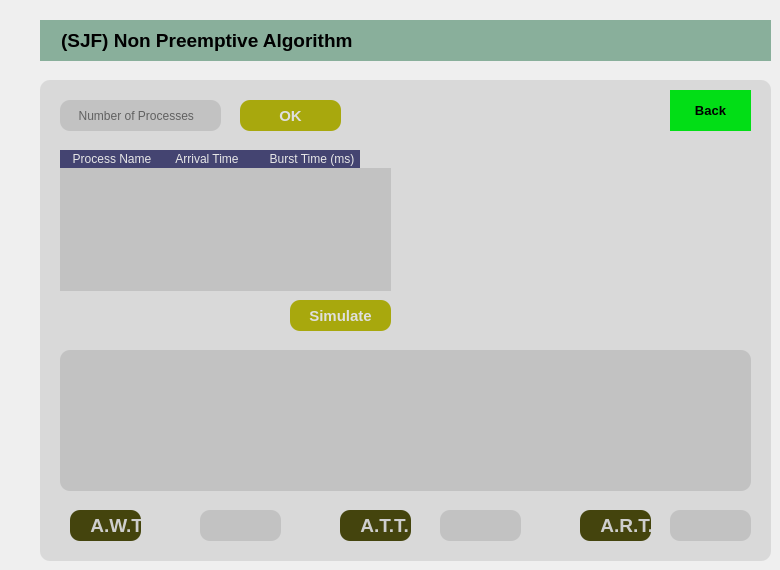
    <widget class="QWidget" name="tab_5">
     <attribute name="title">
      <string>Non Preemptive SJF</string>
     </attribute>
     <widget class="QLabel" name="label_9">
      <property name="geometry">
       <rect>
        <x>40</x>
        <y>20</y>
        <width>731</width>
        <height>41</height>
       </rect>
      </property>
      <property name="font">
       <font>
        <family>Arial</family>
        <pointsize>14</pointsize>
        <weight>75</weight>
        <bold>true</bold>
       </font>
      </property>
      <property name="styleSheet">
       <string notr="true">background-color: rgb(137, 175, 155);</string>
      </property>
      <property name="text">
       <string>    (SJF) Non Preemptive Algorithm </string>
      </property>
     </widget>
     <widget class="QGroupBox" name="groupBox_4">
      <property name="enabled">
       <bool>true</bool>
      </property>
      <property name="geometry">
       <rect>
        <x>40</x>
        <y>80</y>
        <width>731</width>
        <height>481</height>
       </rect>
      </property>
      <property name="font">
       <font>
        <pointsize>9</pointsize>
        <weight>75</weight>
        <bold>true</bold>
       </font>
      </property>
      <property name="styleSheet">
       <string notr="true">background-color: rgb(217, 217, 217);
border-radius: 10px;</string>
      </property>
      <property name="title">
       <string/>
      </property>
      <widget class="QGraphicsView" name="graphicsView_3">
       <property name="geometry">
        <rect>
         <x>20</x>
         <y>270</y>
         <width>691</width>
         <height>141</height>
        </rect>
       </property>
       <property name="styleSheet">
        <string notr="true">background-color: rgb(194, 194, 194);</string>
       </property>
      </widget>
      <widget class="QLineEdit" name="lineEdit_6">
       <property name="geometry">
        <rect>
         <x>630</x>
         <y>430</y>
         <width>81</width>
         <height>31</height>
        </rect>
       </property>
       <property name="styleSheet">
        <string notr="true">background-color: rgb(194, 194, 194);</string>
       </property>
       <property name="readOnly">
        <bool>true</bool>
       </property>
       <property name="placeholderText">
        <string/>
       </property>
      </widget>
      <widget class="QPushButton" name="pushButton_17">
       <property name="geometry">
        <rect>
         <x>630</x>
         <y>10</y>
         <width>81</width>
         <height>41</height>
        </rect>
       </property>
       <property name="font">
        <font>
         <pointsize>10</pointsize>
         <weight>75</weight>
         <bold>true</bold>
        </font>
       </property>
       <property name="styleSheet">
        <string notr="true">background-color: rgb(2, 222, 22);
border-radius:0px;
</string>
       </property>
       <property name="text">
        <string>Back</string>
       </property>
       <property name="iconSize">
        <size>
         <width>27</width>
         <height>27</height>
        </size>
       </property>
      </widget>
      <widget class="QPushButton" name="pushButton_15">
       <property name="enabled">
        <bool>true</bool>
       </property>
       <property name="geometry">
        <rect>
         <x>200</x>
         <y>20</y>
         <width>101</width>
         <height>31</height>
        </rect>
       </property>
       <property name="font">
        <font>
         <family>Arial</family>
         <pointsize>11</pointsize>
         <weight>75</weight>
         <bold>true</bold>
        </font>
       </property>
       <property name="styleSheet">
        <string notr="true">background-color: rgb(168, 168, 13);
color: rgb(223, 223, 223);</string>
       </property>
       <property name="text">
        <string>OK</string>
       </property>
       <property name="shortcut">
        <string>Return</string>
       </property>
      </widget>
      <widget class="QPushButton" name="pushButton_16">
       <property name="enabled">
        <bool>true</bool>
       </property>
       <property name="geometry">
        <rect>
         <x>250</x>
         <y>220</y>
         <width>101</width>
         <height>31</height>
        </rect>
       </property>
       <property name="font">
        <font>
         <family>Arial</family>
         <pointsize>11</pointsize>
         <weight>75</weight>
         <bold>true</bold>
        </font>
       </property>
       <property name="styleSheet">
        <string notr="true">background-color: rgb(168, 168, 13);
color: rgb(223, 223, 223);</string>
       </property>
       <property name="text">
        <string>Simulate</string>
       </property>
       <property name="shortcut">
        <string>Return</string>
       </property>
      </widget>
      <widget class="QLineEdit" name="lineEdit_5">
       <property name="geometry">
        <rect>
         <x>20</x>
         <y>20</y>
         <width>161</width>
         <height>31</height>
        </rect>
       </property>
       <property name="font">
        <font>
         <family>Arial</family>
        </font>
       </property>
       <property name="styleSheet">
        <string notr="true">background-color: rgb(194, 194, 194);</string>
       </property>
       <property name="placeholderText">
        <string>     Number of Processes</string>
       </property>
      </widget>
      <widget class="QTableWidget" name="tableWidget_5">
       <property name="geometry">
        <rect>
         <x>20</x>
         <y>70</y>
         <width>331</width>
         <height>141</height>
        </rect>
       </property>
       <property name="font">
        <font>
         <family>Arial</family>
        </font>
       </property>
       <property name="styleSheet">
        <string notr="true">QHeaderView::section  {
    background-color: rgb(68, 68, 113);
    color: rgb(231, 231, 231);
	border:rgb(68, 68, 113);;
    text-align: left;
	padding-left: 4px;
}
QTableCornerButton::section {
    background-color:rgb(68, 68, 113);
    border: 1px solid #3A3939;
    border-radius: 0px;
}

QTableView
{
	background-color: rgb(194, 194, 194);
	border-radius: 0px;
}

QTableView, QHeaderView
{
    border-radius: 0px;
	selection-background-color: rgb(194, 194, 194);
}

QTableView::item::pressed
{
    background-color: rgb(126, 126, 126);
}


QScrollBar:horizontal
{
    background-color: rgb(194, 194, 194);

}
QScrollBar:vertical
{
    background-color: rgb(194, 194, 194);

}

QTableWidget::item:hover {
	border: 1px solid #47476a;
	border-radius: 8px;
	background-color: #909090;
}


</string>
       </property>
       <property name="frameShape">
        <enum>QFrame::StyledPanel</enum>
       </property>
       <property name="autoScroll">
        <bool>false</bool>
       </property>
       <property name="horizontalScrollMode">
        <enum>QAbstractItemView::ScrollPerPixel</enum>
       </property>
       <column>
        <property name="text">
         <string>Process Name</string>
        </property>
        <property name="font">
         <font>
          <family>MS Shell Dlg 2</family>
          <pointsize>9</pointsize>
         </font>
        </property>
        <property name="textAlignment">
         <set>AlignCenter</set>
        </property>
       </column>
       <column>
        <property name="text">
         <string>Arrival Time   </string>
        </property>
        <property name="font">
         <font>
          <family>MS Shell Dlg 2</family>
          <pointsize>9</pointsize>
         </font>
        </property>
        <property name="textAlignment">
         <set>AlignCenter</set>
        </property>
       </column>
       <column>
        <property name="text">
         <string>     Burst Time (ms)     </string>
        </property>
        <property name="font">
         <font>
          <family>MS Shell Dlg 2</family>
          <pointsize>9</pointsize>
         </font>
        </property>
        <property name="textAlignment">
         <set>AlignCenter</set>
        </property>
       </column>
      </widget>
      <widget class="QPushButton" name="pushButton_37">
       <property name="geometry">
        <rect>
         <x>600</x>
         <y>220</y>
         <width>41</width>
         <height>41</height>
        </rect>
       </property>
       <property name="styleSheet">
        <string notr="true"/>
       </property>
       <property name="text">
        <string/>
       </property>
       <property name="icon">
        <iconset>
         <normaloff>ZoomIn.png</normaloff>ZoomIn.png</iconset>
       </property>
       <property name="iconSize">
        <size>
         <width>25</width>
         <height>30</height>
        </size>
       </property>
      </widget>
      <widget class="QPushButton" name="pushButton_38">
       <property name="geometry">
        <rect>
         <x>660</x>
         <y>220</y>
         <width>41</width>
         <height>41</height>
        </rect>
       </property>
       <property name="styleSheet">
        <string notr="true"/>
       </property>
       <property name="text">
        <string/>
       </property>
       <property name="icon">
        <iconset>
         <normaloff>ZoomOut.png</normaloff>ZoomOut.png</iconset>
       </property>
       <property name="iconSize">
        <size>
         <width>25</width>
         <height>30</height>
        </size>
       </property>
      </widget>
      <widget class="QLineEdit" name="lineEdit_34">
       <property name="geometry">
        <rect>
         <x>400</x>
         <y>430</y>
         <width>81</width>
         <height>31</height>
        </rect>
       </property>
       <property name="styleSheet">
        <string notr="true">background-color: rgb(194, 194, 194);</string>
       </property>
       <property name="readOnly">
        <bool>true</bool>
       </property>
       <property name="placeholderText">
        <string/>
       </property>
      </widget>
      <widget class="QLineEdit" name="lineEdit_35">
       <property name="geometry">
        <rect>
         <x>160</x>
         <y>430</y>
         <width>81</width>
         <height>31</height>
        </rect>
       </property>
       <property name="styleSheet">
        <string notr="true">background-color: rgb(194, 194, 194);</string>
       </property>
       <property name="readOnly">
        <bool>true</bool>
       </property>
       <property name="placeholderText">
        <string/>
       </property>
      </widget>
      <widget class="QLabel" name="label_69">
       <property name="geometry">
        <rect>
         <x>300</x>
         <y>430</y>
         <width>71</width>
         <height>31</height>
        </rect>
       </property>
       <property name="font">
        <font>
         <family>Arial</family>
         <pointsize>14</pointsize>
         <weight>75</weight>
         <bold>true</bold>
        </font>
       </property>
       <property name="styleSheet">
        <string notr="true">background-color: rgb(68, 68, 13);
color: rgb(206, 206, 206);</string>
       </property>
       <property name="text">
        <string>    A.T.T.</string>
       </property>
      </widget>
      <widget class="QLabel" name="label_67">
       <property name="geometry">
        <rect>
         <x>30</x>
         <y>430</y>
         <width>71</width>
         <height>31</height>
        </rect>
       </property>
       <property name="font">
        <font>
         <family>Arial</family>
         <pointsize>14</pointsize>
         <weight>75</weight>
         <bold>true</bold>
        </font>
       </property>
       <property name="styleSheet">
        <string notr="true">background-color: rgb(68, 68, 13);
color: rgb(206, 206, 206);</string>
       </property>
       <property name="text">
        <string>    A.W.T.</string>
       </property>
      </widget>
      <widget class="QLabel" name="label_68">
       <property name="geometry">
        <rect>
         <x>540</x>
         <y>430</y>
         <width>71</width>
         <height>31</height>
        </rect>
       </property>
       <property name="font">
        <font>
         <family>Arial</family>
         <pointsize>14</pointsize>
         <weight>75</weight>
         <bold>true</bold>
        </font>
       </property>
       <property name="styleSheet">
        <string notr="true">background-color: rgb(68, 68, 13);
color: rgb(206, 206, 206);</string>
       </property>
       <property name="text">
        <string>    A.R.T.</string>
       </property>
      </widget>
     </widget>
    </widget>
